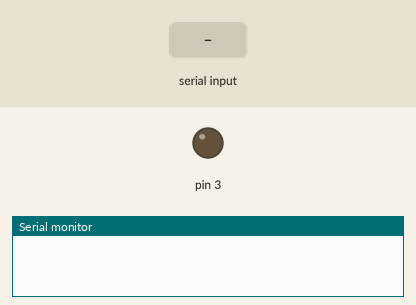
A sketch run on a simulated Arduino Uno, built with avr-gcc and run on an emulated ATmega328P. On the bench: output pins drawn as LEDs (lit = HIGH), the last lines printed to the serial monitor. The inputs (shaded band) are chosen by the test bench.

Above: at 1.2 s.
1.3 s: "1\n" received over Serial
At 1.7 s:
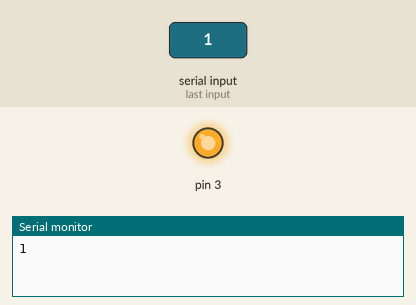
2.8 s: "0\n" received over Serial
At 4.1 s:
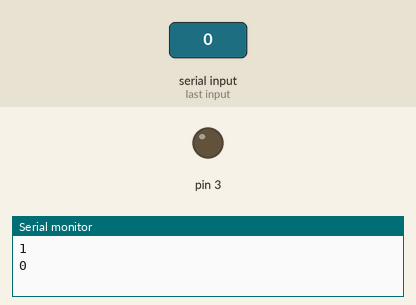
Timing chart, 0 to 5.8 s (numbered marks = the images above; inputs shaded):
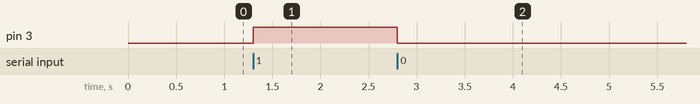

Measured:
- after the input at 1.3 s, pin 3: LOW → HIGH at once
- after the input at 2.8 s, pin 3: HIGH → LOW at once

The sketch:

Serial_LED.ino
```cpp
//Jain College of Engineering & Research, Udyambag, Belagavi-590008
//Department of Electronics & Communication Engineering
//Program to read data from serial port and turn ON LED if data is 'O' & turn OFF LED if data is 'F'

char data = 0;

void setup()
{
 Serial.begin(9600);
 pinMode(3, OUTPUT);
}

void loop()
{
   if(Serial.available()>0 )
   {
    data = Serial.read();
    Serial.print(data);
    Serial.print("\n");

    if(data == '0')
    {
     digitalWrite(3, LOW);
    }

    if(data == '1')
    {
     digitalWrite(3, HIGH);
    }
 }
}
```
